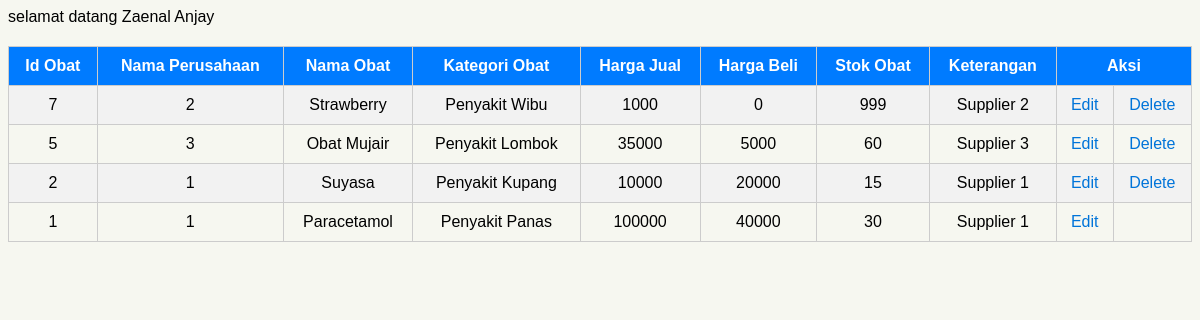
Screenshot of /tb_obat/select/view_obat.php (signed in) with the database file from the repository.
### tables this page shows
CREATE TABLE `tb_obat` (
  `id_obat` int(4) NOT NULL,
  `id_supplier` int(4) NOT NULL,
  `nama_obat` varchar(100) NOT NULL,
  `kategori_obat` varchar(50) NOT NULL,
  `harga_jual` double NOT NULL,
  `harga_beli` double NOT NULL,
  `stok_obat` int(11) NOT NULL,
  `keterangan` text NOT NULL
);

CREATE TABLE `tb_supplier` (
  `id_supplier` int(4) NOT NULL,
  `perusahaan` varchar(100) NOT NULL,
  `telp` varchar(20) NOT NULL,
  `alamat` text NOT NULL,
  `keterangan` varchar(100) NOT NULL
);

### tb_obat/select/view_obat.php (the view, shortened to what this page needs)
<?php
include "../../koneksi.php";
if(!@$_SESSION['username']){
    echo "<script>alert('Login terlebih dahulu!!');window.location.href='../../login.php';</script>";
}elseif(@$_SESSION['level']=='karyawan'){
    echo "<script>alert('anda karyawan, silahkan login terlebih dahulu');window.location.href='../../login.php';</script>";
}else{
$query = mysqli_query($koneksi, "SELECT * FROM tb_obat INNER JOIN tb_supplier USING(id_supplier) ORDER BY id_obat DESC");
?>
<!DOCTYPE html>
<html lang="en">
<head>
</head>
<body>
    <?php
        echo "selamat datang ", $_SESSION['username'];
    ?>
    <center>
        <table border="1" cellpadding="10" cellspacing="0">
            <tr>
                <th>Id Obat</th>
                <th>Nama Perusahaan</th>
                <th>Nama Obat</th>
                <th>Kategori Obat</th>
                <th>Harga Jual</th>
                <th>Harga Beli</th>
                <th>Stok Obat</th>
                <th>Keterangan</th>
                <th colspan="2">Aksi</th>
            </tr>
            <?php
                while($baris = mysqli_fetch_assoc($query)){
            ?>
            <tr>
                <td><?= $baris['id_obat']; ?></td>
                <td><?= $baris['id_supplier']; ?></td>
                <td><?= $baris['nama_obat']; ?></td>
                <td><?= $baris['kategori_obat']; ?></td>
                <td><?= $baris['harga_jual']; ?></td>
                <td><?= $baris['harga_beli']; ?></td>
                <td><?= $baris['stok_obat']; ?></td>
                <td><?= $baris['keterangan']; ?></td>
                <td><a href="../update/edit_obat.php?idobat=<?= $baris['id_obat'];?>">Edit</a></td>
                <?php
                 $id_obat = $baris['id_obat'];
                 $hide_delete = mysqli_query($koneksi, "SELECT COUNT(*) as total FROM tb_obat INNER JOIN tb_detail_transaksi ON tb_obat.id_obat = tb_detail_transaksi.id_obat WHERE tb_obat.id_obat = $id_obat");
                 $cek = mysqli_fetch_row($hide_delete);
                if($cek['0']==0){
                ?>
                <td><a href="../delete/delete_obat.php?idobat=<?= $baris['id_obat'];?>">Delete</a></td>
                <?php
                }else{
                    echo "<td></td>";
                }
                ?>
            </tr>
            <?php
            }
            ?>
        </table>
    </center>
</body>
</html>
<?php
}
?>

### tb_obat/select/view_obat.php (style rules this page uses)
body { font-family: Arial, sans-serif; background-color: #f6f7f0; }
table { width: 100%; border-collapse: collapse; margin: 20px auto; }
table, th, td { border: 1px solid #ccc; }
th, td { padding: 10px; text-align: center; }
th { background-color: #007BFF; color: #fff; }
tr:nth-child(even) { background-color: #f2f2f2; }
a { text-decoration: none; color: #0074d9; }

### rows the page displays
tb_obat: id_obat "7", id_supplier "2", nama_obat "Strawberry", kategori_obat "Penyakit Wibu", harga_jual "1000", harga_beli "0", stok_obat "999", id_supplier.keterangan "Supplier 2"
tb_obat: id_obat "5", id_supplier "3", nama_obat "Obat Mujair", kategori_obat "Penyakit Lombok", harga_jual "35000", harga_beli "5000", stok_obat "60", id_supplier.keterangan "Supplier 3"
tb_obat: id_obat "2", id_supplier "1", nama_obat "Suyasa", kategori_obat "Penyakit Kupang", harga_jual "10000", harga_beli "20000", stok_obat "15", id_supplier.keterangan "Supplier 1"
tb_obat: id_obat "1", id_supplier "1", nama_obat "Paracetamol", kategori_obat "Penyakit Panas", harga_jual "100000", harga_beli "40000", stok_obat "30", id_supplier.keterangan "Supplier 1"

### other values shown
$_SESSION['username'] "Zaenal Anjay"
